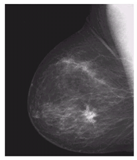
#> input picture Lab 4/lab04-std/lab04-ContrastEnhancement-std/Lab4/imgs/Picture1.png, 137 x 160 px
$ jupyter execute Lab4_STD.ipynb   (shell and % lines are left out)
#> lines starting #> are read from the running program, lines starting #| are printed output that depends on the picture; after the words box and inside, x2 and y2 are one past the last pixel; in counts of white or black regions, pixels touching at a corner belong together
### Lab 4/lab04-std/lab04-ContrastEnhancement-std/Lab4/commonfunctions.py


import skimage.io as io
import matplotlib.pyplot as plt
import numpy as np
from skimage.exposure import histogram
from matplotlib.pyplot import bar
from skimage.color import rgb2gray,rgb2hsv

# Convolution:
from scipy.signal import convolve2d
from scipy import fftpack
import math

from skimage.util import random_noise
from skimage.filters import median
from skimage.feature import canny

from mpl_toolkits.mplot3d import Axes3D  # noqa: F401 unused import

import matplotlib.pyplot as plt
from matplotlib import cm
from matplotlib.ticker import LinearLocator, FormatStrFormatter
import numpy as np

# Edges
from skimage.filters import sobel_h, sobel, sobel_v,roberts, prewitt

# Show the figures / plots inside the notebook
# [55 lines left out: functions show_images, show_3d_image, show_3d_image_filtering_in_freq, not called in this run]


def showHist(img):
    # An "interface" to matplotlib.axes.Axes.hist() method
    plt.figure()
    imgHist = histogram(img, nbins=256)

    bar(imgHist[1].astype(np.uint8), imgHist[0], width=0.8, align='center')

### Lab 4/lab04-std/lab04-ContrastEnhancement-std/Lab4/Lab4_STD.ipynb
# Lab 4

### Contrast Enhancement

http://scikit-image.org/docs/dev/api/skimage.exposure.html#skimage.exposure.equalize_hist

[cell 1]
from commonfunctions import *
import skimage.io as io
import matplotlib.pyplot as plt
import numpy as np
from skimage.color import rgb2gray, rgba2rgb
from scipy import fftpack
from scipy.signal import convolve2d
from skimage.util import random_noise
from skimage.exposure import rescale_intensity
import math


def rgba2gray(img):
    return rgb2gray(rgba2rgb(img))


# Show the matlpotlib figures inside the notebook

[cell 2]
from skimage.color import rgb2gray
import skimage.io as io
import matplotlib.pyplot as plt
import numpy as np

# Show the figures / plots inside the notebook


def show_images(images, titles=None):
    # This function is used to show image(s) with titles by sending an array of images and an array of associated titles.
    # images[0] will be drawn with the title titles[0] if exists
    # You aren't required to understand this function, use it as-is.
    n_ims = len(images)
    if titles is None:
        titles = ['(%d)' % i for i in range(1, n_ims + 1)]
    fig = plt.figure()
    n = 1
    for image, title in zip(images, titles):
        a = fig.add_subplot(1, n_ims, n)
        if image.ndim == 2:
            plt.gray()
        plt.imshow(image)
        a.set_title(title)
        n += 1
    fig.set_size_inches(np.array(fig.get_size_inches()) * n_ims)
    plt.show()

[cell 3]
'''
1
Negative Transformation
'''


def negative_transform(img):
    return 255 - img


img = rgba2gray(io.imread('./imgs/Picture1.png'))
# print(img)
transformed = negative_transform(img)
# print(transformed)
show_images([img, transformed], ['img', ' transformed'])
#> in show_images, `n_ims = len(images)`: n_ims = 2
#> the loop in show_images, `for image, title in zip(images, titles):` made 2 passes
#> (title, n) on passes 1 to 2: ('img', 2), (' transformed', 3)
#> after the loop in show_images, `for image, title in zip(images, titles):`: n = 3
#> in show_images, `plt.show()`:
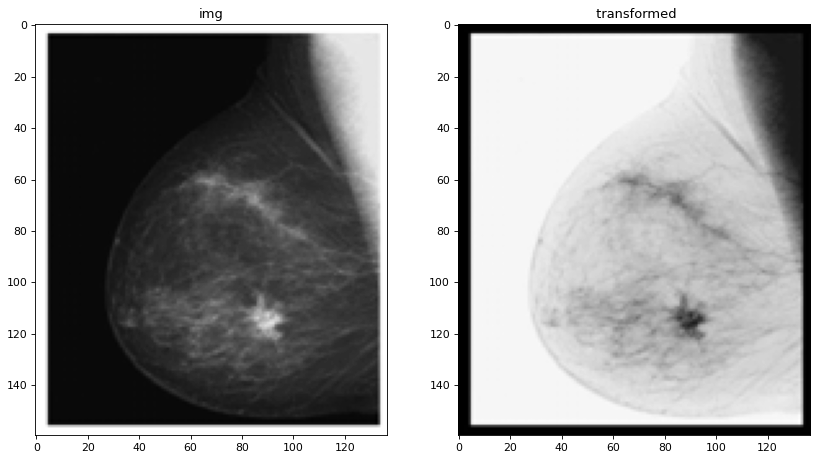
#> figure drawn by matplotlib, 2 panels
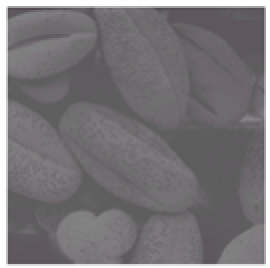
#> input picture Lab 4/lab04-std/lab04-ContrastEnhancement-std/Lab4/imgs/Picture2.png, 135 x 134 px (shown 2 times larger)

[cell 4]
'''
2
Contrast Enhancement
'''
'''
mn => 0
mx => 255
ax + b = y
a*mx + b = 1
a*mn + b = 0

b = -a*mn
a*mx - a*mn = 1
a (mx - mn) = 1
a = 1 / (mx - mn)
b = - a * mn
'''


def contrast_enhancement(img):
    img2 = np.copy(img)
    mn = np.min(img2)
#> mn = 0.298
    mx = np.max(img2)
#> mx = 1
    if mx == mn:
        return img2
    a = 1 / (mx - mn)
#> a = 1.42
    b = -a * mn
#> b = -0.425
    img2 = a * img2 + b
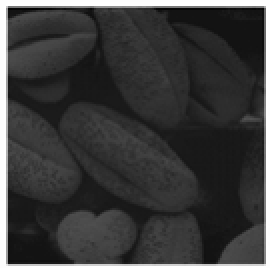
#> img2: shape (134, 135) float64 (shown 2 times larger); min 0, max 1, mean 0.234
    enhancement_cells = np.logical_and(img2 >= 0, img2 <= 100/255)
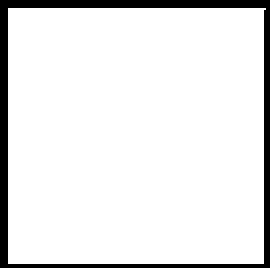
#> enhancement_cells: shape (134, 135) bool (shown 2 times larger); 90.6% white; 1 black region, box (x1, y1, x2, y2) and area: (0, 0, 135, 134) 1705
    img2[enhancement_cells] = img2[enhancement_cells] * 1.5 + (50 / 255)
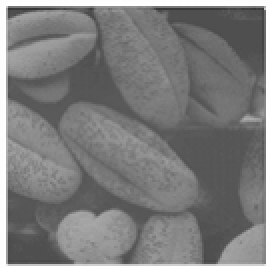
#> img2: shape (134, 135) float64 (shown 2 times larger); min 0.196, max 1, mean 0.487
    return img2


img = rgba2gray(io.imread('./imgs/Picture2.png'))
contrasted = contrast_enhancement(img)
show_images([img, contrasted], ['img', 'contrasted'])
#> the loop in show_images (call 2), `for image, title in zip(images, titles):` made 2 passes

[cell 5]
'''
3
Gamma Correction
'''


def gamma_correction(img, c, lm):
#> called with c = 1, lm = 3
    return c * (np.array(img) ** lm)
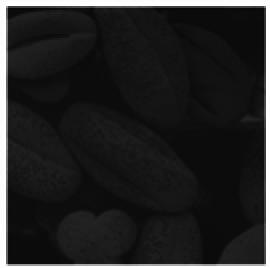
#> returned value: shape (134, 135) float64 (shown 2 times larger); min 0.0265, max 1, mean 0.144


img = rgba2gray(io.imread('./imgs/Picture2.png'))
corrected_1 = gamma_correction(img, 1, 3)
corrected_2 = gamma_correction(img, 1, 0.5)
#> call 2 of gamma_correction, with c = 1, lm = 0.5
#> in gamma_correction (call 2), `return c * (np.array(img) ** lm)`:
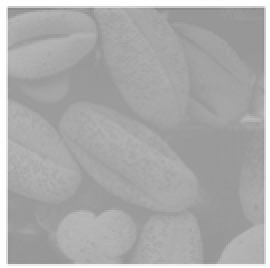
#> returned value: shape (134, 135) float64 (shown 2 times larger); min 0.546, max 1, mean 0.673
show_images([img, corrected_1, corrected_2], [
            'img', 'corrected_1', 'corrected_2'])

[cell 6]
'''
4 Histogram Eq.
Note: Histogram function of skimage returns only present intensity values not all 255
You can use showHist function from commonfunctions file
'''


def getAccArray(img):
    histogram_array = np.bincount(img.flatten().astype(int), minlength=256)
#> histogram_array = 256 values, max 1100 at index 93, min 0 at index 0, mean 70.66
    # print(histogram_array)
    # return histogram_array
    hist_acc=  np.cumsum(histogram_array, dtype=int)
#> hist_acc = 256 values from 0 to 18090
    return hist_acc


def getImageWithHist(name, ext, nbins=256):
    img = np.floor(255 * rgba2gray(io.imread('./imgs/Picture2.png')))
    acc_hist = getAccArray(img)
#> acc_hist = 256 values from 0 to 18090
    G = 256
    N, M = img.shape
#> N = 134; M = 135
    def f(x): return (G-1) * acc_hist[int(x)] / (N*M)
    resImg = np.copy(img)
    showHist(img)
    for i in np.arange(N):
        for j in np.arange(M):
            # print(img[i][j])
            resImg[i][j] = f(img[i][j])
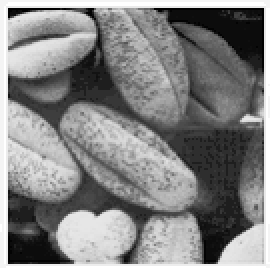
#> resImg: shape (134, 135) float64 (shown 2 times larger); min 0.0141, max 255, mean 131
    showHist(resImg)
    return resImg


show_images([img , getImageWithHist('./imgs/Picture2.png', None)])
#> in show_images (call 4), `n_ims = len(images)`: n_ims = 2
#> the loop in show_images (call 4), `for image, title in zip(images, titles):` made 2 passes
#> (title, n) on passes 1 to 2: ('(1)', 2), ('(2)', 3)
#> after the loop in show_images (call 4), `for image, title in zip(images, titles):`: n = 3
#> in show_images (call 4), `plt.show()`:
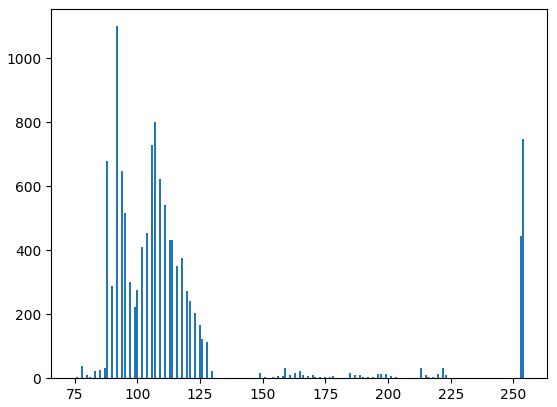
#> figure drawn by matplotlib, 1 panel; tallest bar 1100 high, from x = 91.6 to 92.4
#> in show_images (call 4), `plt.show()`:
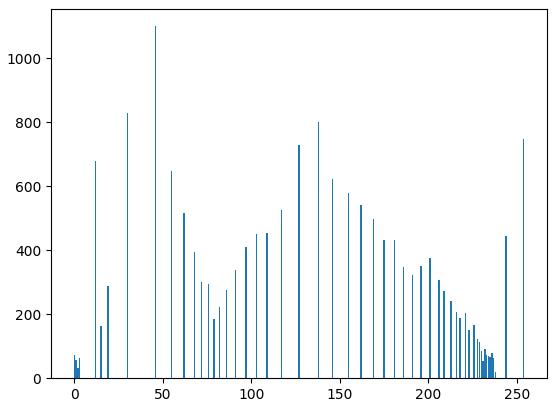
#> figure drawn by matplotlib, 1 panel; tallest bar 1100 high, from x = 45.6 to 46.4
